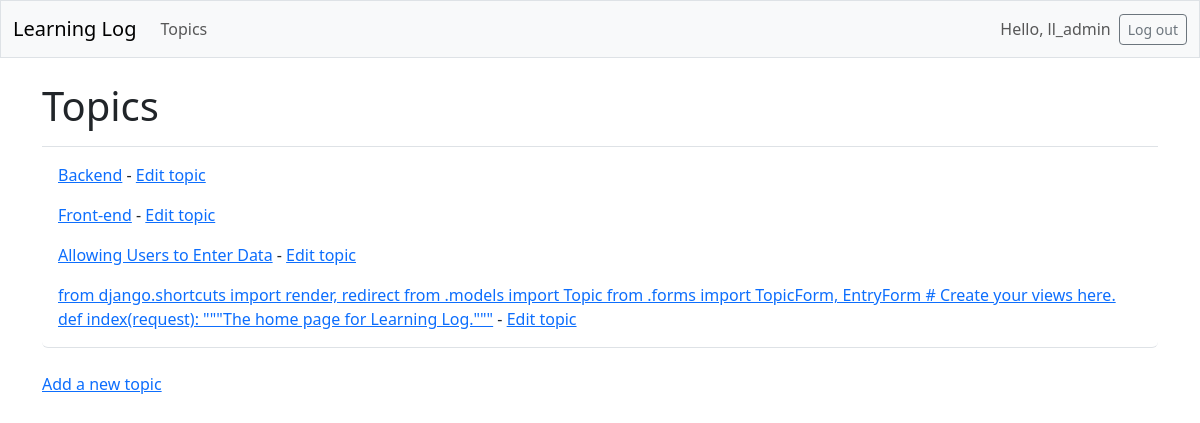
Before: /topics/ (signed in) with the older database file.
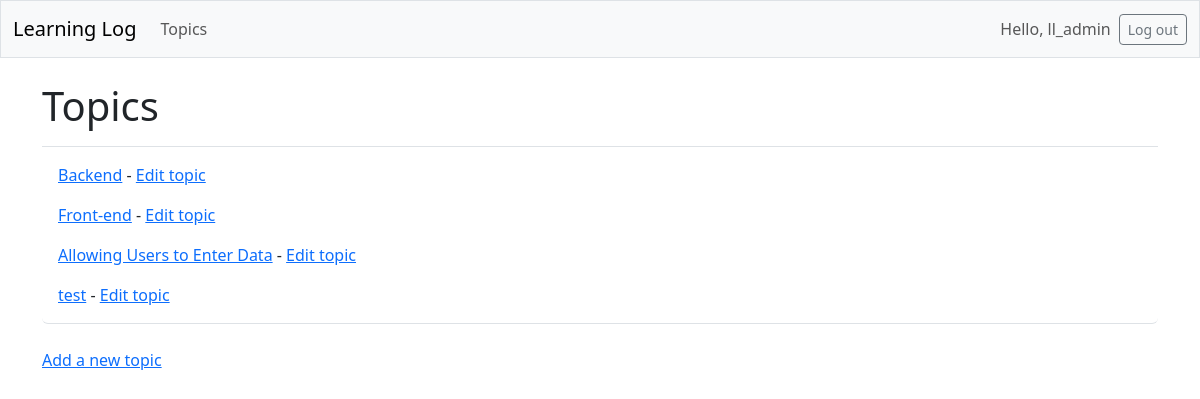
After: the same page with the newer database file.
### learning_logs/models.py (models this page shows, shortened)
class Topic(models.Model):
    text = models.CharField(max_length=200)
    date_added = models.DateTimeField(auto_now_add=True)
    owner = models.ForeignKey(User, on_delete=models.CASCADE)

### learning_logs/views.py (the view)
# urls.py: path('topics/', views.topics, name='topics'),
@login_required
def topics(request):
    topics = Topic.objects.filter(owner=request.user).order_by('date_added')
    context = {'topics': topics}
    return render(request, 'learning_logs/topics.html', context)

### learning_logs/templates/learning_logs/topics.html
{% extends 'learning_logs/base.html' %}
{% block page_header %}
<h1>Topics</h1>
{% endblock page_header %}
{% block content %}
<ul class="list-group border-bottom pb-2 mb-4">
    {% for topic in topics %}
    <li class="list-group-item border-0">
        <a href="{% url 'learning_logs:topic' topic.id %}">{{ topic.text }}</a> -
        <a href="{% url 'learning_logs:edit_topic' topic.id %}">
            Edit topic</a>
    </li>
    {% empty %}
    <li class="list-group-item border-0">No topics have been added yet.</li>
    {% endfor %}
</ul>
<a href="{% url 'learning_logs:new_topic' %}">Add a new topic</a>
{% endblock content %}

Changed rows visible on the page:
changed Topic: text "from django.shortcuts import render, redirect from .models import Topic from .forms import TopicForm, EntryForm # Create your views here. def index(request): \"\"\"The home page for Learning Log.\"\"\"" → "test"
